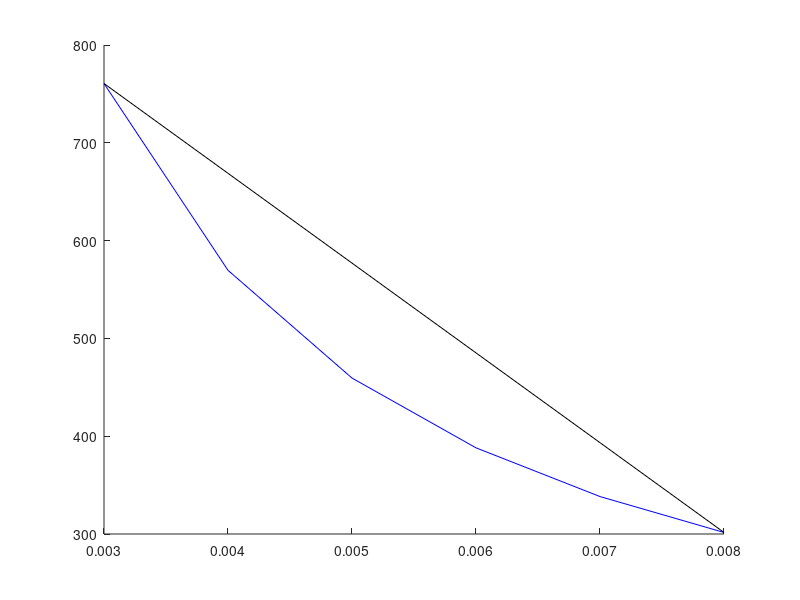

Write MATLAB code to recreate this figure. (Note: this script raises an error after producing the figure.)
clear

w = 0.1;
e = 2;
r = 2;
alpha = 0.14;
beta = 2/3;

x = 0.003:0.001:0.05;

H_tilde = @(x) w*x.^(alpha+1)+e*x.^(alpha) + r;
H0 = @(x) 0.1*x.^(beta+1)+2*x.^(beta) + 0.02;


xmeas = x(1:5:end);
for k = 1:numel(xmeas)-1
x1 = xmeas(k);
xn = xmeas(k+1);
Hn = H0(xn);
H1 = H0(x1);

a(k) = w*(xn^(1+2*beta)/Hn^2 - x1^(1+2*beta)/H1^2)/(xn-x1) + ...
    e*(xn^(2*beta)/Hn^2 - x1^(2*beta)/H1^2)/(xn-x1) + ...
    r*(xn^(2*beta-alpha)/Hn^2 - x1^(2*beta-alpha)/H1^2)/(xn-x1) ;

b(k) = w*xn*x1*(x1^(2*beta)/H1^2 - xn^(2*beta)/Hn^2)/(xn-x1) + ...
    e*xn*x1*(x1^(2*beta-1)/H1^2 - xn^(2*beta-1)/Hn^2)/(xn-x1) + ...
    r*xn*x1*(x1^(2*beta-alpha-1)/H1^2 - xn^(2*beta-alpha-1)/Hn^2)/(xn-x1) ;

al(k) = (H_tilde(xn)/H0(xn)^2-H_tilde(x1)/H0(x1)^2)/(xn-x1);
bl(k) = H_tilde(xn)/H0(xn)^2-al(k)*xn;
end

interp = @(x,a,b) x.^(alpha-2*beta).*(a.*x+b);
interpl = @(x,a,b) (a.*x+b);

hold on
int = 0;
for k = 1:numel(xmeas)-1
    int_dat = interp(x(5*k-4:5*k+1),a(k),b(k));
    plot(x(5*k-4:5*k+1),int_dat,'b');
    int_datl = interpl(x(5*k-4:5*k+1),al(k),bl(k));
    plot(x(5*k-4:5*k+1),int_datl,'k');
    int = int + [w,e,r].*get_integral_coeff(x(5*k-4),x(5*k+1),int_dat(1),int_dat(6),alpha,beta,1);
end

plot(x, H_tilde(x)./H0(x).^2,'ro')